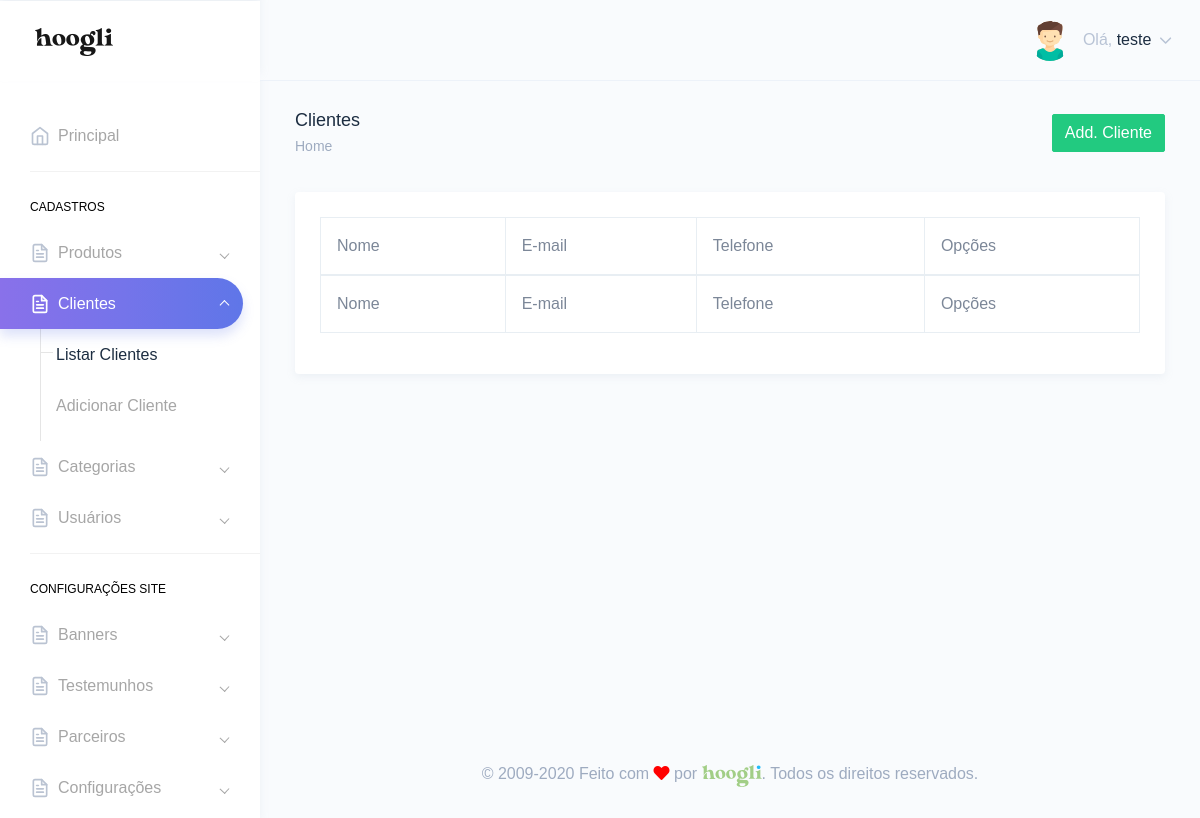
The app's page /painel/clientes.php (signed in), older data.
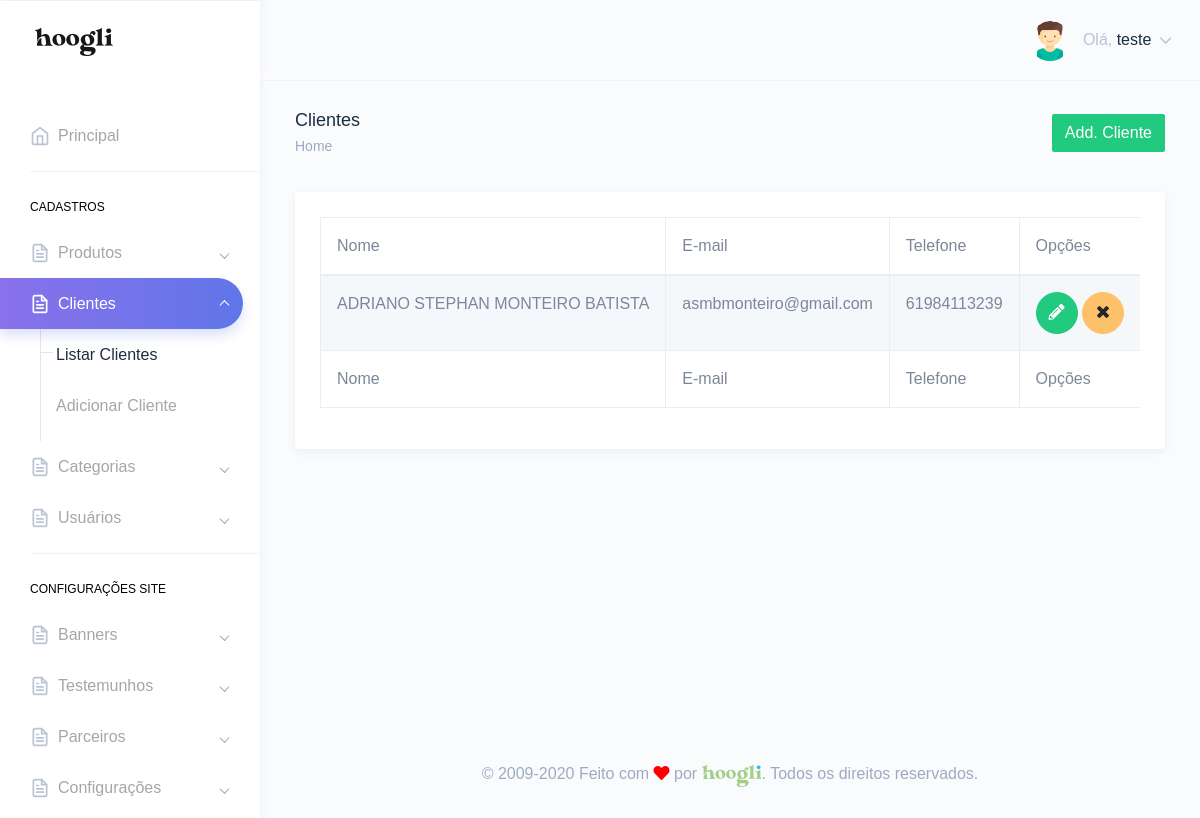
The same page, newer data.
### tables this page shows
CREATE TABLE `tbl_usuarios` (
  `id` int(11) NOT NULL,
  `nome` varchar(250) DEFAULT NULL,
  `email` varchar(250) DEFAULT NULL,
  `telefone` varchar(250) DEFAULT NULL,
  `endereco` varchar(250) DEFAULT NULL,
  `cpf` varchar(100) DEFAULT NULL,
  `login` varchar(100) DEFAULT NULL,
  `senha` varchar(100) DEFAULT NULL,
  `foto` varchar(250) DEFAULT NULL,
  `id_cargo` int(11) DEFAULT NULL,
  `sexo` varchar(2) DEFAULT NULL,
  `perm_cad_usuario` varchar(2) DEFAULT NULL,
  `perm_relatorio` varchar(2) DEFAULT NULL,
  `perm_add_usuario` varchar(2) DEFAULT NULL,
  `perm_edit_usuario` varchar(2) DEFAULT NULL,
  `perm_del_usuario` varchar(2) DEFAULT NULL,
  `perm_cad_contato` varchar(2) DEFAULT NULL,
  `perm_edit_contato` varchar(2) DEFAULT NULL,
  `perm_del_contato` varchar(2) DEFAULT NULL,
  `perm_edit_contato_nf` varchar(3) DEFAULT NULL,
  `perm_pag_principal_rm` varchar(2) DEFAULT NULL,
  `perm_pag_principal_uc` varchar(2) DEFAULT NULL,
  `admin_geral` varchar(2) DEFAULT NULL,
  `data_frase` date DEFAULT NULL,
  `id_frase` int(11) DEFAULT NULL,
  `frase_lida` varchar(2) DEFAULT NULL
);

CREATE TABLE `tbl_cliente` (
  `id` int(11) NOT NULL,
  `nome` varchar(250) DEFAULT NULL,
  `email` varchar(250) DEFAULT NULL,
  `telefone` varchar(40) DEFAULT NULL,
  `sexo` varchar(2) DEFAULT NULL,
  `senha` varchar(80) DEFAULT NULL,
  `cep` varchar(20) DEFAULT NULL,
  `endereco` varchar(250) DEFAULT NULL,
  `id_estado` int(11) DEFAULT NULL,
  `id_cidade` int(11) DEFAULT NULL,
  `bairro` varchar(250) DEFAULT NULL,
  `numero` varchar(20) DEFAULT NULL,
  `complemento` varchar(250) DEFAULT NULL
);

### Connection/con-pdo.php (called while the page is built, shortened)
<?php
$conInstanciada = '';
if(empty($conInstanciada)) {
	class Conexao {
		private static $pdo;
		public static function getInstance() {
		if (!isset(self::$pdo)) {
		 try {
		  $opcoes = array(PDO::MYSQL_ATTR_INIT_COMMAND => 'SET NAMES utf8', PDO::ATTR_PERSISTENT => TRUE);
		  self::$pdo = new PDO("mysql:host=" . HOST . "; dbname=" . DBNAME . "; charset=" . CHARSET . ";", USER, PASSWORD, $opcoes);
		  self::$pdo->setAttribute(PDO::ATTR_ERRMODE, PDO::ERRMODE_EXCEPTION);
		 } catch (PDOException $e) {
		  print "Erro: " . $e->getMessage();
		 }
		}
		return self::$pdo;
		}
	}
}

### Class/acesso.class.php (called while the page is built, shortened)
<?php
$AcessoInstanciada = '';
if(empty($AcessoInstanciada)) {
	if(file_exists('Connection/conexao.php')) {
		require_once('Connection/con-pdo.php');
		require_once('funcoes.php');
	} else {
		require_once('../Connection/con-pdo.php');
		require_once('../funcoes.php');
	}
	class Acesso {
		private $pdo = null;
		private static $Acesso = null;
		private function __construct($conexao){
			$this->pdo = $conexao;
		}
		public static function getInstance($conexao){
			if (!isset(self::$Acesso)):
				self::$Acesso = new Acesso($conexao);
			endif;
			return self::$Acesso;
		}
		function rsDados($id='', $idCargo='', $orderBy='', $limite='') {
			$sqlLimite = '';
			$sqlOrdem = '';
			$sql = '';
			$nCampos = 0;
			if(!empty($id)) {
				$sql .= " and id = ?";
				$nCampos++;
				$campo[$nCampos] = $id;
			}
			try{
				$sql = "SELECT * FROM tbl_usuarios where 1=1 $sql $sqlOrdem $sqlLimite";
				$stm = $this->pdo->prepare($sql);
				for($i=1; $i<=$nCampos; $i++) {
					$stm->bindValue($i, $campo[$i]);
				}
				$stm->execute();
				$rsDados = $stm->fetchAll(PDO::FETCH_OBJ);
				if($id <> '' or $limite == 1) {
					return($rsDados[0]);
				} else {
					return($rsDados);
				}
			} catch(PDOException $erro){
				echo $erro->getMessage();
			}
		}
	}
}

### painel/verifica.php (called while the page is built, shortened)
<?php
include "../Class/acesso.class.php";
$verificaRestrito = Acesso::getInstance(Conexao::getInstance());
include "../Class/clientes.class.php";
$clientes = Clientes::getInstance(Conexao::getInstance());
$verificaRestrito->restritoAdmin();
$dadosUsuarioLogado = $verificaRestrito->rsDados($_SESSION['dadosLogado']->id);
?>

### funcoes.php (called while the page is built, shortened)
<?php
  function icone_genero($genero) {
    switch ($genero) {
      case "M": return "assets/images/avatars/boy.svg"; break;
    }
  }
?>

### Class/clientes.class.php (called while the page is built, shortened)
<?php
$ClientesInstanciada = '';
if(empty($ClientesInstanciada)) {
	if(file_exists('Connection/conexao.php')) {
		require_once('Connection/con-pdo.php');
		require_once('funcoes.php');
	} else {
		require_once('../Connection/con-pdo.php');
		require_once('../funcoes.php');
	}
	class Clientes {
		private $pdo = null;
		private static $Clientes = null;
		private function __construct($conexao){
			$this->pdo = $conexao;
		}
		public static function getInstance($conexao){
			if (!isset(self::$Clientes)):
				self::$Clientes = new Clientes($conexao);
			endif;
			return self::$Clientes;
		}
		function rsDados($id='', $orderBy='', $limite='') {
			$nCampos = 0;
			$sql = '';
			$sqlOrdem = '';
			$sqlLimite = '';
			try{
				$sql = "SELECT * FROM tbl_cliente where 1=1 $sql $sqlOrdem $sqlLimite";
				$stm = $this->pdo->prepare($sql);
				for($i=1; $i<=$nCampos; $i++) {
					$stm->bindValue($i, $campo[$i]);
				}
				$stm->execute();
				$rsDados = $stm->fetchAll(PDO::FETCH_OBJ);
				if($id <> '' or $limite == 1) {
					return($rsDados[0]);
				} else {
					return($rsDados);
				}
			} catch(PDOException $erro){
				echo $erro->getMessage();
			}
		}
	}
}

### painel/clientes.php (the view, shortened to what this page needs)
<?php include "verifica.php";
$puxaClientes = $clientes->rsDados();
?>
<!DOCTYPE html>
<html dir="ltr" lang="pt-br">
<head>
    <link href="dist/css/style.min.css" rel="stylesheet">
</head>
<body>
    <div id="main-wrapper" data-theme="light" data-layout="vertical" data-navbarbg="skin6" data-sidebartype="full" data-sidebar-position="fixed" data-header-position="fixed" data-boxed-layout="full">
      <?php include "header.php";?>
       <?php include "inc-menu-lateral.php";?>
        <div class="page-wrapper">
            <div class="page-breadcrumb">
                <div class="row">
                    <div class="col-7 align-self-center">
                        <h4 class="page-title text-truncate text-dark font-weight-medium mb-1">Clientes</h4>
                        <div class="d-flex align-items-center">
                            <nav aria-label="breadcrumb">
                                <ol class="breadcrumb m-0 p-0">
                                    <li class="breadcrumb-item"><a href="." class="text-muted">Home</a></li>
                                </ol>
                            </nav>
                        </div>
                    </div>
                    <div class="col-5 align-self-center">
                        <a href="add-cliente.php" class="btn btn-success float-right">Add. Cliente</a>
                    </div>
                </div>
            </div>
            <div class="container-fluid">
                <div class="row">
                    <div class="col-12">
                        <div class="card">
                            <div class="card-body">
                                <div class="table-responsive">
                                    <table id="zero_config" class="table table-striped table-bordered no-wrap">
                                        <thead>
                                            <tr>
                                                <th>Nome</th>
                                                <th>E-mail</th>
                                                <th>Telefone</th>
                                                <th>Opções</th>
                                            </tr>
                                        </thead>
                                        <tbody>
                                            <?php
                                            if(count($puxaClientes) > 0){
                                            foreach($puxaClientes as $cliente){?>
                                            <tr>
                                                <td><?php echo $cliente->nome;?></td>
                                                <td><?php echo $cliente->email;?></td>
                                                <td><?php echo $cliente->telefone;?></td>
                                                <td>
                                                    <a href="editar-cliente.php?id=<?php echo $cliente->id;?>" class="btn btn-success btn-circle"><i class="fas fa-pencil-alt"></i></a>
                                                    <a href="clientes.php?id=<?php echo $cliente->id;?>&acao=excluirCliente" class="btn btn-warning btn-circle"><i class="fa fa-times"></i></a>
                                                </td>
                                            </tr>
                                            <?php } }?>
                                        </tbody>
                                        <tfoot>
                                            <tr>
                                                <th>Nome</th>
                                                <th>E-mail</th>
                                                <th>Telefone</th>
                                                <th>Opções</th>
                                            </tr>
                                        </tfoot>
                                    </table>
                                </div>
                            </div>
                        </div>
                    </div>
                </div>
            </div>
        <?php include "footer.php";?>
        </div>
    </div>
</body>
</html>

### painel/header.php (shortened to what this page needs)
<header class="topbar" data-navbarbg="skin6">
            <nav class="navbar top-navbar navbar-expand-md">
                <div class="navbar-header" data-logobg="skin6">
                    <div class="navbar-brand">
                        <a href=".">
                            <span class="logo-text">
                                <img src="assets/images/hoogli_logo.png" alt="homepage" class="dark-logo" />
                            </span>
                        </a>
                    </div>
                </div>
                <div class="navbar-collapse collapse" id="navbarSupportedContent">
                    <ul class="navbar-nav float-right">
                        <li class="nav-item dropdown">
                            <a class="nav-link dropdown-toggle" href="javascript:void(0)" data-toggle="dropdown"
                                aria-haspopup="true" aria-expanded="false">
                                <?php if(!empty($dadosUsuarioLogado->foto)){?>
                                <img src="../img/<?php echo $dadosUsuarioLogado->foto;?>" alt="<?php echo $dadosUsuarioLogado->nome;?>" class="rounded-circle" width="40">
                                <?php }else{?>
                                <img src="<?php echo icone_genero($dadosUsuarioLogado->sexo);?>" alt="<?php echo $dadosUsuarioLogado->nome;?>" class="rounded-circle" width="40">
                                <?php }?>
                                <span class="ml-2 d-none d-lg-inline-block"><span>Olá,</span> <span
                                        class="text-dark"><?php echo $dadosUsuarioLogado->nome;?></span> <i data-feather="chevron-down"
                                        class="svg-icon"></i></span>
                            </a>
                        </li>
                    </ul>
                </div>
            </nav>
        </header>

### painel/inc-menu-lateral.php (shortened to what this page needs)
<aside class="left-sidebar" data-sidebarbg="skin6">
            <div class="scroll-sidebar" data-sidebarbg="skin6">
                <nav class="sidebar-nav">
                    <ul id="sidebarnav">
                        <li class="sidebar-item"> <a class="sidebar-link sidebar-link" href="."
                                aria-expanded="false"><i data-feather="home" class="feather-icon"></i><span
                                    class="hide-menu">Principal</span></a></li>
                        <li class="list-divider"></li>
                         <li class="nav-small-cap"><span class="hide-menu">Cadastros</span></li>
                        <li class="sidebar-item"> <a class="sidebar-link has-arrow" href="javascript:void(0)"
                                aria-expanded="false"><i data-feather="file-text" class="feather-icon"></i><span
                                    class="hide-menu">Produtos </span></a>
                        </li>
                        <li class="sidebar-item"> <a class="sidebar-link has-arrow" href="javascript:void(0)"
                                aria-expanded="false"><i data-feather="file-text" class="feather-icon"></i><span
                                    class="hide-menu">Clientes </span></a>
                            <ul aria-expanded="false" class="collapse  first-level base-level-line">
                                <li class="sidebar-item"><a href="clientes.php" class="sidebar-link"><span
                                            class="hide-menu"> Listar Clientes
                                        </span></a>
                                </li>
                                <li class="sidebar-item"><a href="add-cliente.php" class="sidebar-link"><span
                                            class="hide-menu"> Adicionar Cliente
                                        </span></a>
                                </li>
                            </ul>
                        </li>
                        <li class="sidebar-item"> <a class="sidebar-link has-arrow" href="javascript:void(0)"
                                aria-expanded="false"><i data-feather="file-text" class="feather-icon"></i><span
                                    class="hide-menu">Categorias </span></a>
                        </li>
                        <li class="sidebar-item">
                            <a class="sidebar-link has-arrow" href="javascript:void(0)" aria-expanded="false">
                                <i data-feather="file-text" class="feather-icon"></i>
                                <span class="hide-menu">Usuários </span>
                            </a>
                        </li>
                        <li class="list-divider"></li>
                         <li class="nav-small-cap"><span class="hide-menu">Configurações Site</span></li>
                        <li class="sidebar-item"> <a class="sidebar-link has-arrow" href="javascript:void(0)"
                                aria-expanded="false"><i data-feather="file-text" class="feather-icon"></i><span
                                    class="hide-menu">Banners </span></a>
                        </li>
                        <li class="sidebar-item"> <a class="sidebar-link has-arrow" href="javascript:void(0)"
                                aria-expanded="false"><i data-feather="file-text" class="feather-icon"></i><span
                                    class="hide-menu">Testemunhos </span></a>
                        </li>
                        <li class="sidebar-item"> <a class="sidebar-link has-arrow" href="javascript:void(0)"
                                aria-expanded="false"><i data-feather="file-text" class="feather-icon"></i><span
                                    class="hide-menu">Parceiros </span></a>
                        </li>
                        <li class="sidebar-item"> <a class="sidebar-link has-arrow" href="javascript:void(0)"
                                aria-expanded="false"><i data-feather="file-text" class="feather-icon"></i><span
                                    class="hide-menu">Configurações </span></a>
                        </li>
                    </ul>
                </nav>
            </div>
        </aside>

### painel/footer.php
<footer class="footer text-center text-muted">
                <p>© 2009-<?php echo date('Y');?> Feito com <i class="fa fa-heart fa-beat" style="color: red;"></i> por <span><a href="http://hoogli.com.br/" target="_blank"><img src="assets/images/hoogli_logo.svg" width="60" alt="Hoogli-Marketing-Digital-Brasilia-(61)-3436-1999" style="margin-top: 3px;"></a></span>. Todos os direitos reservados.</p>
            </footer>

Row changes from the older to the newer data that the page shows:
added tbl_cliente: nome "ADRIANO STEPHAN MONTEIRO BATISTA", email "asmbmonteiro@gmail.com", telefone "61984113239"
